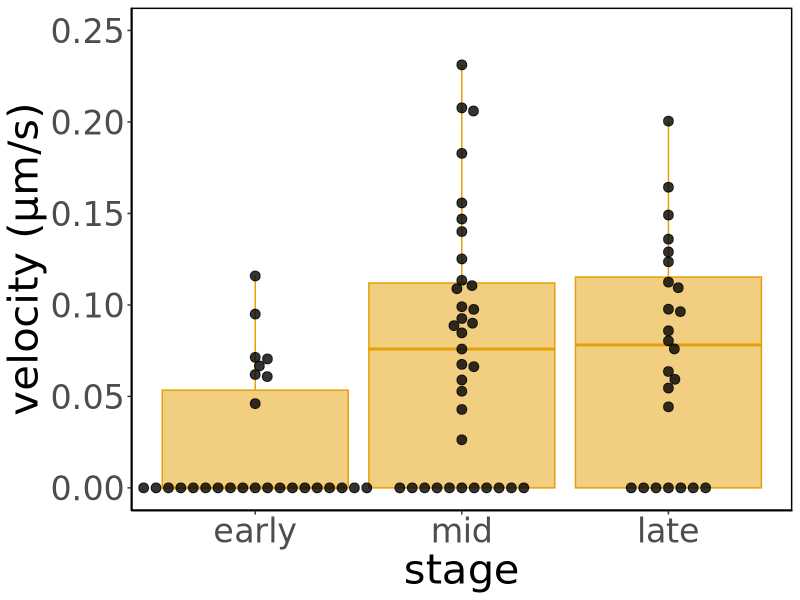
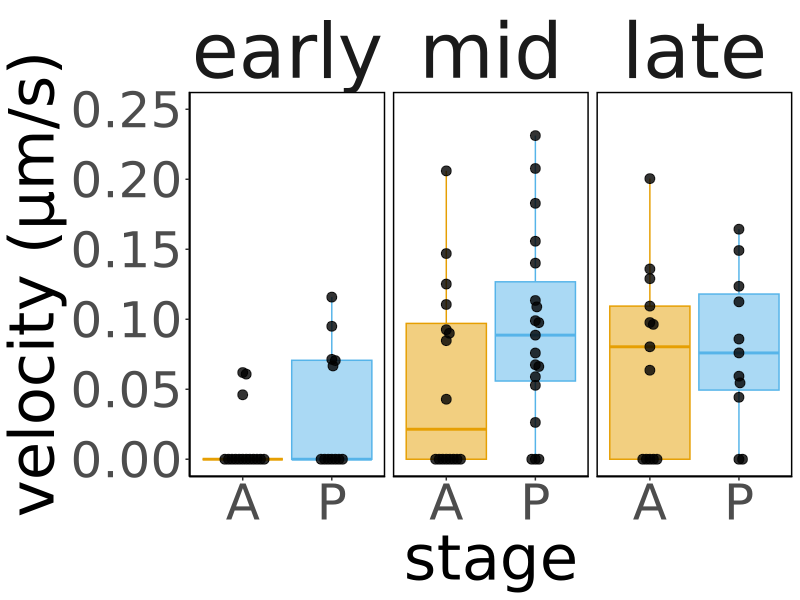
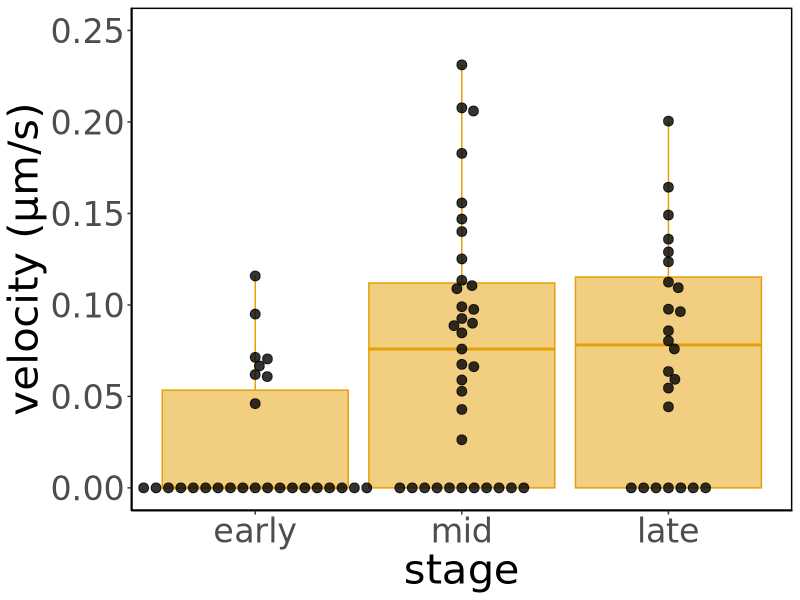
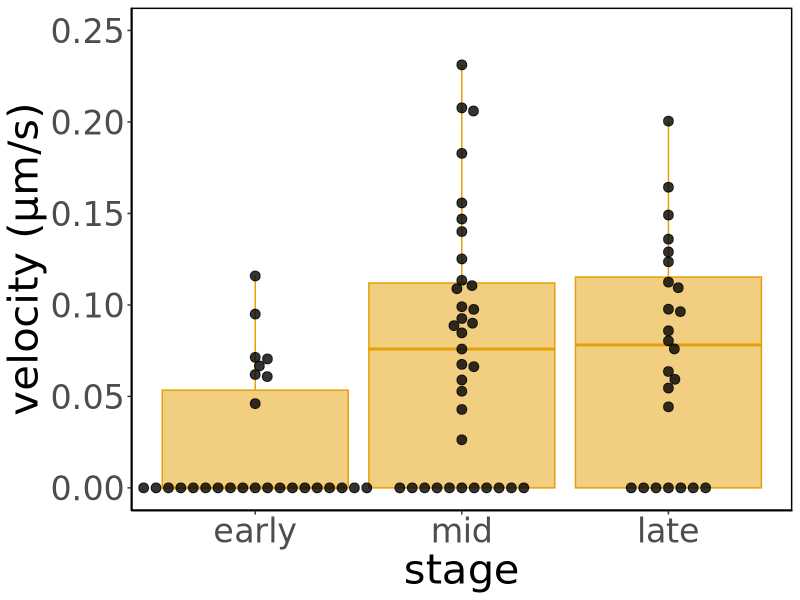
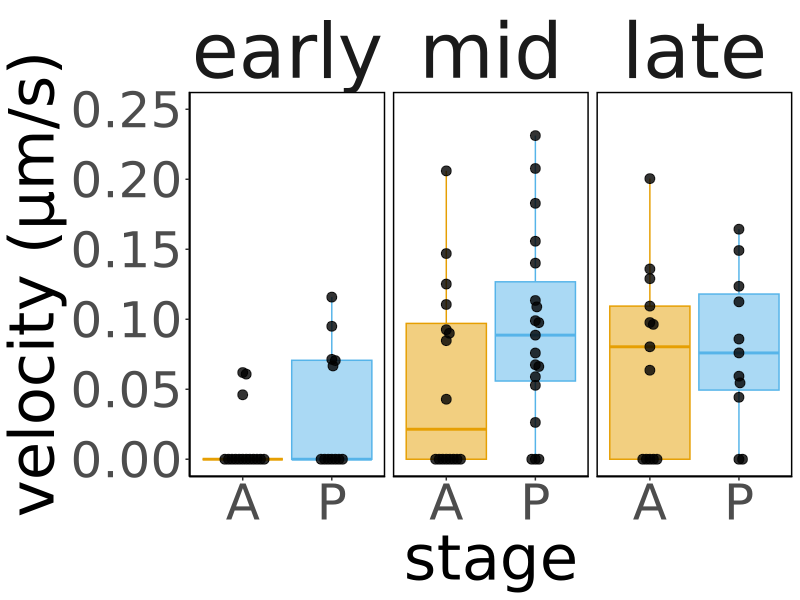
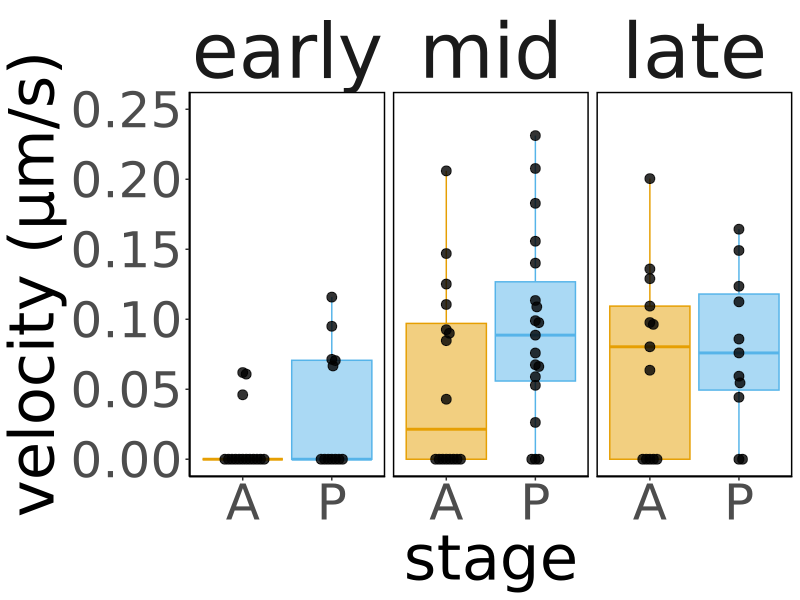

Recreate these plots in R, in order. (Note: this script raises an error after producing the figures.)
## ---- chunk 1
knitr::opts_chunk$set(echo = TRUE, tidy = TRUE, cache = FALSE)
knitr::opts_knit$set(root.dir = "~/Dropbox/Projects/Cephalic_furrow/7-Paper/1-analyses/ablations")
library(ggplot2)
library(ggbeeswarm)
## ---- chunk 2
# Load raw ROI measurements from ImageJ
ablations <- read.csv("ablation-data.csv", stringsAsFactors = TRUE)
levels(ablations$Stage) <- c("early", "mid", "late")
## ---- chunk 3
print_stats <- function(dataframe, stage, position = NULL, distance = NULL) {
  if (!is.null(distance)) {
    filter_df <- (dataframe$Stage == stage & dataframe$Position == position & dataframe$Distance == distance)
  } else if (!is.null(position)) {
    filter_df <- (dataframe$Stage == stage & dataframe$Position == position)
    distance <- "all"
  } else {
    filter_df <- (dataframe$Stage == stage)
    position <- "both"
    distance <- "all"
  }
  
  df <- dataframe[filter_df,]
  df <- droplevels(df)

  # Define row
  row <- c(stage,
           position,
           distance,
           mean(df$Velocity),
           sd(df$Velocity),
           length(df$Velocity),
           length(unique(df$Embryo))
           )

  return(row)
}

# Save stats to data frame
stats <- data.frame()

# Bind row by row
stats <- rbind(stats, print_stats(ablations, "early"))
stats <- rbind(stats, print_stats(ablations, "mid"))
stats <- rbind(stats, print_stats(ablations, "late"))
stats <- rbind(stats, print_stats(ablations, "early", "anterior"))
stats <- rbind(stats, print_stats(ablations, "early", "posterior"))
stats <- rbind(stats, print_stats(ablations, "mid", "anterior"))
stats <- rbind(stats, print_stats(ablations, "mid", "posterior"))
stats <- rbind(stats, print_stats(ablations, "late", "anterior"))
stats <- rbind(stats, print_stats(ablations, "late", "posterior"))

# Add column names
colnames(stats) <- c("stage", "position", "distance", "mean", "sd", "n_cuts", "n_embryos")

# Convert columns to numeric
stats[, 4:7] <- apply(stats[, 4:7], 2, as.numeric)

# Round up
stats[, 4:5] <- round(stats[, 4:5], digits=10)

# Write table to file
write.table(format(stats, digits=10), file = "stats.txt", quote = FALSE, row.names = FALSE, sep = "\t")
print(stats)
## ---- chunk 4
ggplot(ablations, aes(Stage, Velocity)) +
  geom_boxplot(aes(color = "#e69f03", fill = "#e69f03"), show.legend = FALSE, alpha = 0.5, outlier.shape = NA, width = 0.9, position = position_dodge(width = 1.0)) +
  geom_point(alpha = 0.8, size = 3, show.legend = FALSE, position = position_beeswarm(priority = "descending", dodge.width = 1.0, cex = 2)) +
  labs(x = "stage", y = "velocity (µm/s)") +
  scale_fill_manual(values=c("#e69f03", "#56b4e9")) +
  scale_color_manual(values=c("#e69f03", "#56b4e9")) +
  scale_y_continuous(limits = c(0, 0.25)) +
  theme_classic(base_family = "DejaVu Sans") +
  theme(text = element_text(size = 30),
        panel.background = element_rect(colour = "black", size=1))
ggsave("3-plots/recoil-stage.png", width = 14, height = 7)
ggsave("3-plots/recoil-stage.svg", width = 14, height = 7)
## ---- chunk 5
ggplot(ablations, aes(Position, Velocity, fill = Position)) +
  geom_boxplot(aes(color = Position), show.legend = FALSE, alpha = 0.5, outlier.shape = NA, width = 0.9, position = position_dodge(width = 1.0)) +
  geom_point(alpha = 0.8, size = 3, show.legend = FALSE, position = position_beeswarm(priority = "descending", dodge.width = 1.0, cex = 2)) +
  labs(x = "stage", y = "velocity (µm/s)") +
  scale_fill_manual(values=c("#e69f03", "#56b4e9")) +
  scale_color_manual(values=c("#e69f03", "#56b4e9")) +
  facet_wrap(~Stage) +
  scale_y_continuous(limits = c(0, 0.25)) +
  theme_classic(base_family = "DejaVu Sans") +
  theme(text = element_text(size = 45),
        strip.background = element_blank(),
        strip.placement = "outside",
        strip.text.x = element_text(size = 55),
        panel.background = element_rect(colour = "black", size=1))
ggsave("3-plots/recoil-stage-position.png", width = 14, height = 7)
ggsave("3-plots/recoil-stage-position.svg", width = 14, height = 7)
## ---- chunk 6
# Mean of CF length per embryo
embryo_mean <- aggregate(ablations$Velocity, list(ablations$Embryo), mean)
colnames(embryo_mean) <- c("Embryo", "Velocity")

# Standard deviation of CF length per embryo
embryo_sd <- aggregate(ablations$Velocity, list(ablations$Embryo), sd)
colnames(embryo_sd) <- c("Embryo", "SD")

# Get sample information
samples <- unique(ablations[, c("Embryo", "Stage", "Position", "Distance")])

# Merge datasets
means <- merge(samples, embryo_mean, by = "Embryo", all.x = TRUE)
means <- merge(means, embryo_sd, by = "Embryo", all.x = TRUE)

# Establish near (5-20µm) and far (25-40µm) distance classes.
means[means$Distance <= 20 & means$Distance > 0,]$Distance <- 20
means[means$Distance <= 40 & means$Distance > 20,]$Distance <- 40
means[means$Distance >= -20 & means$Distance < 0,]$Distance <- -20
means[means$Distance >= -40 & means$Distance < -20,]$Distance <- -40
means$Distance <- as.factor(means$Distance)

# Save stats to data frame
dists <- data.frame()

# Bind row by row
dists <- rbind(dists, print_stats(means, "early", "anterior", "-40"))
dists <- rbind(dists, print_stats(means, "early", "anterior", "-20"))
dists <- rbind(dists, print_stats(means, "early", "posterior", "20"))
dists <- rbind(dists, print_stats(means, "early", "posterior", "40"))
dists <- rbind(dists, print_stats(means, "mid", "anterior", "-40"))
dists <- rbind(dists, print_stats(means, "mid", "anterior", "-20"))
dists <- rbind(dists, print_stats(means, "mid", "posterior", "20"))
dists <- rbind(dists, print_stats(means, "mid", "posterior", "40"))
dists <- rbind(dists, print_stats(means, "late", "anterior", "-40"))
dists <- rbind(dists, print_stats(means, "late", "anterior", "-20"))
dists <- rbind(dists, print_stats(means, "late", "posterior", "20"))
dists <- rbind(dists, print_stats(means, "late", "posterior", "40"))

# Add column names
colnames(dists) <- c("stage", "position", "distance", "mean", "sd", "n_cuts", "n_embryos")

# Convert columns to numeric
dists[, 4:7] <- apply(dists[, 4:7], 2, as.numeric)

# Round up
dists[, 4:5] <- round(dists[, 4:5], digits=10)

# Write table to file
write.table(format(dists, digits=10), file = "means.txt", quote = FALSE, row.names = FALSE, sep = "\t")
print(dists)
## ---- chunk 7
ggplot(means, aes(Distance, Velocity, group = Distance, fill = Position)) +
  geom_boxplot(aes(color = Position), show.legend = FALSE, alpha = 0.5, outlier.shape = NA, width = 0.8, position = position_dodge(width = 1.0)) +
  geom_point(alpha = 0.8, size = 5, show.legend = FALSE, position = position_beeswarm(priority = "descending", dodge.width = 1.0, cex = 5)) +
  scale_y_continuous(limits = c(0, 0.21)) +
  facet_wrap(~Stage) +
  labs(x = "stage", y = "velocity (µm/s)") +
  scale_fill_manual(values=c("#009966", "#cc79a7")) +
  scale_color_manual(values=c("#009966", "#cc79a7")) +
  theme_classic(base_family = "DejaVu Sans") +
  theme(text = element_text(size = 45),
        strip.background = element_blank(),
        strip.placement = "outside",
        strip.text.x = element_text(size = 55),
        panel.background = element_rect(colour = "black", size=1))
ggsave("3-plots/recoil-stage-distance.png", width = 14, height = 7)
ggsave("3-plots/recoil-stage-distance.svg", width = 14, height = 7)
